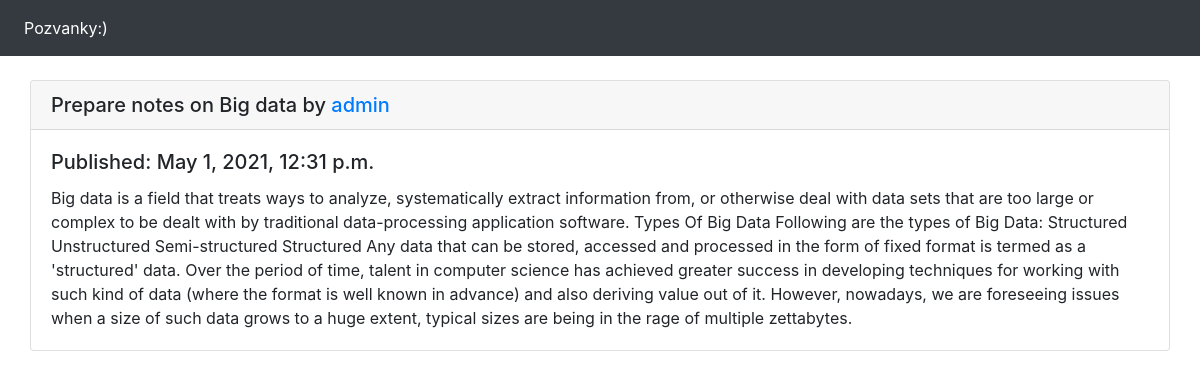
Page /notes-big-data/ on the earlier database version.
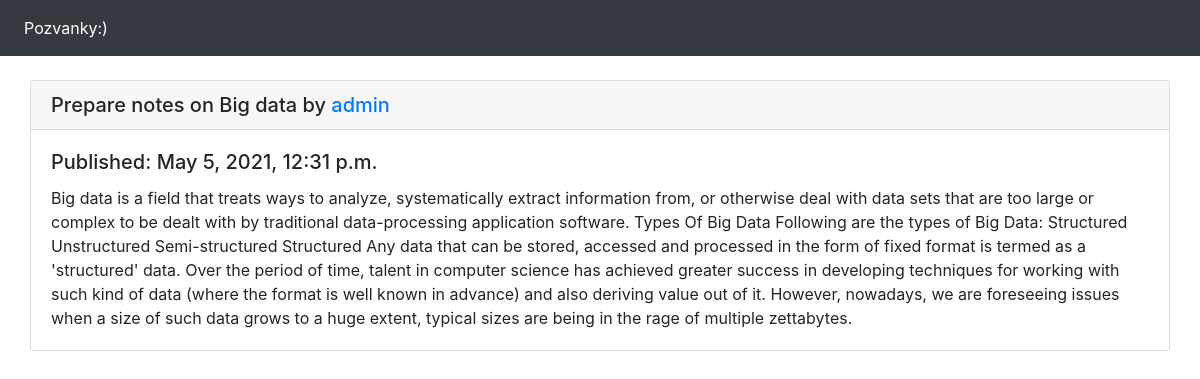
Same page on the later database version.
### blog/models.py (models this page shows, shortened)
class Post(models.Model):
    image_post = models.ImageField(null=True, blank=True, upload_to='images/')
    title = models.CharField(max_length=250, unique=True)
    slug = models.SlugField(max_length=250, unique=True)
    author = models.ForeignKey(User, on_delete=models.CASCADE, related_name='blog_posts')
    body = models.TextField()
    publish = models.DateTimeField(default=timezone.now)
    votes = models.IntegerField(default=0)
    event_list = models.ForeignKey(EventList, on_delete=models.CASCADE, related_name='posts')  # Associate posts with an event list
    class Meta:
        ordering = ('-publish',)

### blog/views.py (the view)
# urls.py: path('<slug:slug>/', BlogDetailView.as_view(), name='blog_detail'),
class BlogDetailView(DetailView):
    model = Post
    context_object_name = 'post'
    template_name = 'blog/blog_detail.html'

### templates/blog/blog_detail.html
{% extends 'base.html' %}
{% block container %}
<div class="row">
    <div class="card">
        <h5 class="card-header">{{ post.title }} by <span class="text-primary">{{ post.author }}</span></h5>
        <div class="card-body">
            <h5 class="card-title">Published: {{ post.publish }}</h5>
            <p class="card-text">{{ post.body }}</p>
        </div>
    </div>
</div>
{% endblock %}

Differences in the rows shown:
changed Post "Prepare notes on Big data": publish "May 1, 2021, 12:31 p.m." → "May 5, 2021, 12:31 p.m."
